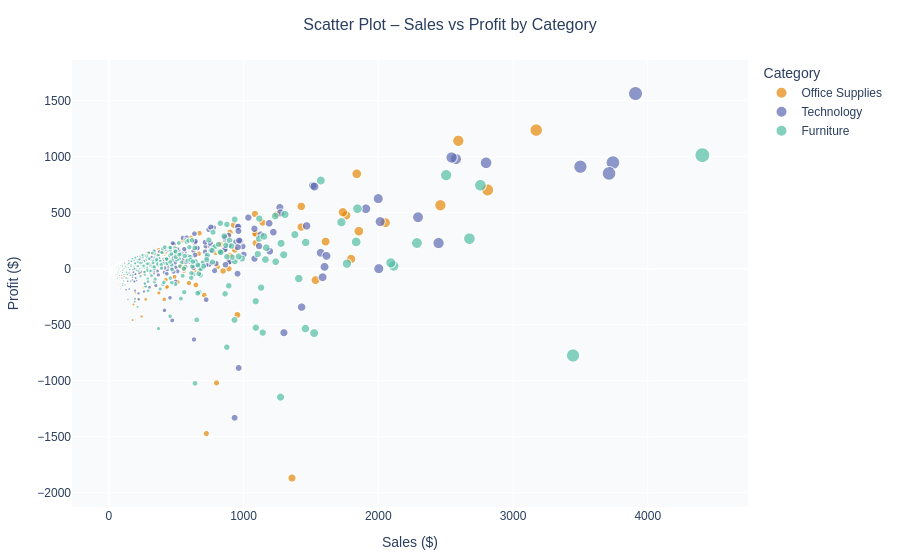

Write notebook code for a chart like this one.
### Code cell
# CHART 4: SCATTER PLOT – Sales vs Profit by Category (colorful)

fig_scatter = px.scatter(
    df.sample(n=min(2000, len(df)), random_state=42),
    x="Sales",
    y="Profit",
    color="Category",                        # colour by Category
    color_discrete_sequence=px.colors.qualitative.Vivid,  # colorful distinct palette
    size="Sales",
    size_max=15,
    opacity=0.7,
    labels={
        "Sales"    : "Sales ($)",
        "Profit"   : "Profit ($)",
        "Category" : "Category",
    },
    hover_data={"Category": True, "Sub-Category": True},
)
fig_scatter.update_traces(
    hovertemplate=(
        "<b>%{fullData.name}</b><br>"
        "<b>Sub-Category:</b> %{customdata[1]}<br>"
        "Sales: $%{x:,.0f}<br>"
        "Profit: $%{y:,.0f}<extra></extra>"
    )
)
fig_scatter = style(fig_scatter, "Scatter Plot – Sales vs Profit by Category")
fig_scatter.show()

### Figure 1 — Plotly figure (JSON) as saved in the notebook; plotly's stock layout.template omitted (floating-point values rounded to 4 significant figures; data arrays with more than 128 entries replaced by an {"elided": "..."} marker saying what was removed)
{"data": [{"customdata": {"elided": "1211x2 str values"}, "hovertemplate": "<b>%{fullData.name}</b><br><b>Sub-Category:</b> %{customdata[1]}<br>Sales: $%{x:,.0f}<br>Profit: $%{y:,.0f}<extra></extra>", "legendgroup": "Office Supplies", "marker": {"color": "rgb(229, 134, 6)", "opacity": 0.7, "size": {"elided": "1211 float values"}, "sizemode": "area", "sizeref": 19.58, "symbol": "circle"}, "mode": "markers", "name": "Office Supplies", "showlegend": true, "type": "scattergl", "x": {"elided": "1211 float values"}, "xaxis": "x", "y": {"elided": "1211 float values"}, "yaxis": "y"}, {"customdata": {"elided": "371x2 str values"}, "hovertemplate": "<b>%{fullData.name}</b><br><b>Sub-Category:</b> %{customdata[1]}<br>Sales: $%{x:,.0f}<br>Profit: $%{y:,.0f}<extra></extra>", "legendgroup": "Technology", "marker": {"color": "rgb(93, 105, 177)", "opacity": 0.7, "size": {"elided": "371 float values"}, "sizemode": "area", "sizeref": 19.58, "symbol": "circle"}, "mode": "markers", "name": "Technology", "showlegend": true, "type": "scattergl", "x": {"elided": "371 float values"}, "xaxis": "x", "y": {"elided": "371 float values"}, "yaxis": "y"}, {"customdata": {"elided": "418x2 str values"}, "hovertemplate": "<b>%{fullData.name}</b><br><b>Sub-Category:</b> %{customdata[1]}<br>Sales: $%{x:,.0f}<br>Profit: $%{y:,.0f}<extra></extra>", "legendgroup": "Furniture", "marker": {"color": "rgb(82, 188, 163)", "opacity": 0.7, "size": {"elided": "418 float values"}, "sizemode": "area", "sizeref": 19.58, "symbol": "circle"}, "mode": "markers", "name": "Furniture", "showlegend": true, "type": "scattergl", "x": {"elided": "418 float values"}, "xaxis": "x", "y": {"elided": "418 float values"}, "yaxis": "y"}], "layout": {"font": {"family": "Arial"}, "hovermode": "closest", "legend": {"itemsizing": "constant", "title": {"text": "Category"}, "tracegroupgap": 0}, "margin": {"b": 40, "l": 40, "r": 40, "t": 60}, "paper_bgcolor": "white", "plot_bgcolor": "#f9fafb", "title": {"font": {"size": 16}, "text": "Scatter Plot – Sales vs Profit by Category", "x": 0.5, "xanchor": "center"}, "xaxis": {"anchor": "y", "domain": [0, 1], "title": {"text": "Sales ($)"}}, "yaxis": {"anchor": "x", "domain": [0, 1], "title": {"text": "Profit ($)"}}}}
